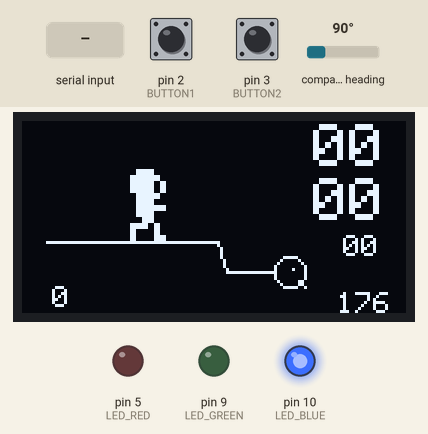
This sketch was run on a simulated Arduino Uno, built with avr-gcc and run on an emulated ATmega328P. Parts: 128×64 one-colour display, output pins drawn as LEDs (lit = HIGH). Inputs (shaded band) come from the test bench; at power-on: pin 2 (BUTTON1) HIGH, pin 3 (BUTTON2) HIGH, compass heading 90°. What the sketch prints to the serial monitor is not drawn.

Above: at 0.79 s.
1.4 s: "1\n" received over Serial
At 2.1 s:
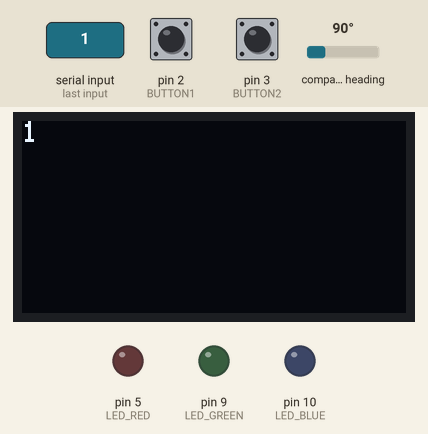
2.9 s: pin 2 (BUTTON1) pulled LOW for 3.2 s
At 6.6 s:
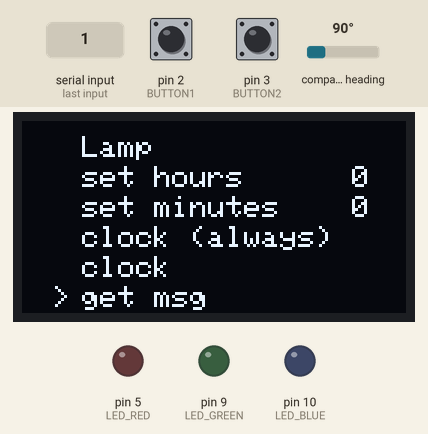
7.6 s: "0\n" received over Serial
9.2 s: pin 3 (BUTTON2) pulled LOW for 1 s
11.7 s: pin 2 (BUTTON1) driven LOW and pin 3 (BUTTON2) driven LOW
At 13.3 s:
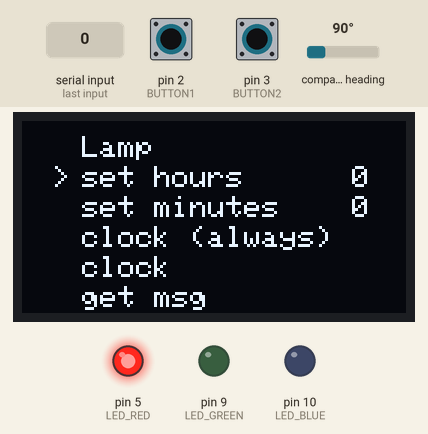
14.7 s: pin 3 (BUTTON2) driven HIGH
At 34.13 s:
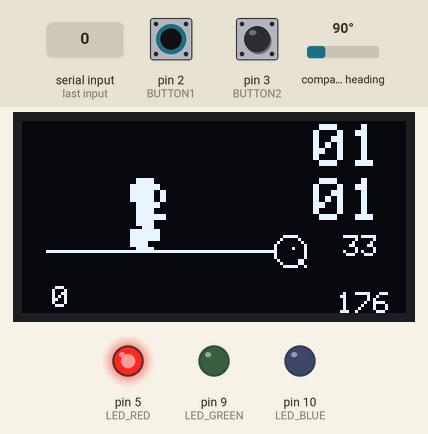
Timing chart, 0 to 35.6 s (numbered marks = the images above; inputs shaded):
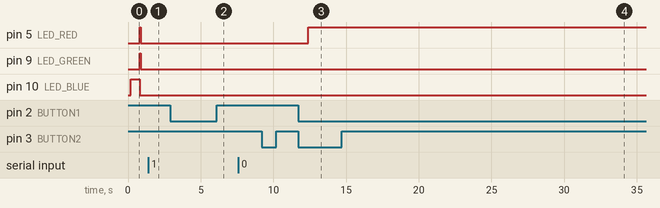

Measured:
- after the input at 1.4 s, the display: changes after 0.07 s (image 1)
- after the input at 2.9 s, the display: first changes after 0.48 s (image 2 shows a later state)
- after the input at 9.2 s, every drawn part: stays the same
- after the input at 11.7 s, pin 5 (LED_RED): LOW → HIGH after 0.68 s; the display: first changes after 0.47 s (image 3 shows a later state)
- after the input at 14.7 s, pin 5 (LED_RED): stays HIGH (without the input it goes to LOW after 5.7 s); pin 9 (LED_GREEN): stops changing and stays LOW; pin 10 (LED_BLUE): stays LOW (without the input it goes to HIGH after 3.0 s)
- what the display in image 3 shows lasts 0.6 s, from 12.9 s to 13.5 s
- what the display in image 4 shows lasts 0.5 s, from 33.9 s to 34.4 s

The sketch:

watch95.ino
```cpp
#include <MsTimer2.h>
#include "movies.h"

#include <Wire.h> //I2C Arduino Library
#include <Adafruit_Sensor.h>
#include <Adafruit_HMC5883_U.h>
Adafruit_HMC5883_Unified mag = Adafruit_HMC5883_Unified(12345);

#include <Adafruit_GFX.h>
#include <Adafruit_SSD1306.h>

// --------- HARDWARE SPI OLED: 11 -> MOSI/DIN, 13 -> SCK
#define OLED_CS    4
#define PIN_RESET  6
#define PIN_DC     8

#define BUTTON1    2
#define BUTTON2    3

#define LED_BLUE   10
#define LED_GREEN  9
#define LED_RED    5

#define SERIAL_SPEED   9600
#define DISPLAYSEC     3
#define DISPLAYDIMSEC  20
#define YMAGDELTA      30
#define DISPLAYTERMSEC 30

#define WARN_POWER 3243   // or try 3243, 3500, 3600
#define CHAR_TIME_REQUEST '~'

Adafruit_SSD1306 * oled = new Adafruit_SSD1306(PIN_DC, PIN_RESET, OLED_CS);

#define STOREAGE 28
#define STEPTRES 1.025

int  vcc;
bool powerlow = false;

short lasty;
unsigned int steps = 0;

byte  hours        = 0;
byte  minutes      = 0;
byte  seconds      = 0;
short tick         = 0;
byte terminalTick  = 0;
byte dsec          = DISPLAYSEC;

byte lamp = 0;
byte menu = 0;
bool alwaysClock = false;

struct Vec {
  short x;
  short y;
  short z;
  double leng;
};

Vec vnow = {1,1,1,1};
Vec vfirst = {1,1,1,1};
bool mfirst = true;

struct Midways {
  byte _basic;
  byte _val[STOREAGE];
  int  _nxt;
  float _mid;

  Midways() {
    _nxt = 0;
    _basic = 140;
    _mid = 140;
    for (int i=0; i<STOREAGE; ++i) {
      _val[i] = _basic;
    }
  }

  void add(short val) {
    static bool posi = false;
    val += 184;
    if (val == -188) val=0;
    val = map(val, 0,370, 0,255);
    _val[_nxt] = val;
    _nxt = (_nxt+1) % STOREAGE;
    _mid = midget();

    if (val > (_mid * STEPTRES)) {
      posi = true;
    }

    if (posi == true && val < (_mid/STEPTRES)) {
      steps++;
      posi = false;
    }
  }

  float midget() {
    float mid = 0;
    for (int i=0; i<STOREAGE; ++i) mid += _val[i];

    return mid/(float)STOREAGE;
  }

  void draw(byte x, byte y, float fak) {
    int id = _nxt-1;
    if (id < 0) id += STOREAGE;

    short lastx,lasty;
    short dx = x + 3*STOREAGE;
    short dy = y - fak*((float)_val[id] - _mid);

    for (int i=0; i<STOREAGE; ++i) {
      lastx = dx;
      lasty = dy;
      dx = x+3*(STOREAGE-i);
      dy = y - fak*((float)_val[id] - _mid);
      if (dy > 63) dy=63;
      if (dy < 0)  dy=0;
      if (i>2) {
        oled->drawLine(lastx, lasty, dx, dy, WHITE);
      } else {
        if (i==0) {
          oled->drawPixel(dx+1, dy-1, WHITE);
          oled->drawCircle(dx, dy, 5, WHITE);
          if (tick>4) oled->drawLine(dx+3, dy+3, dx+5, dy+5, WHITE);
        }
      }

      if (i==15) {
        if (tick<3) {
          oled->drawBitmap(dx-10, dy-24, movi1, 16, 24, WHITE);
        } else if (tick < 7) {
          oled->drawBitmap(dx-10, dy-24, movi2, 16, 24, WHITE);
        } else {
          oled->drawBitmap(dx-10, dy-24, movi3, 16, 24, WHITE);
        }
      }

      id--;
      if (id < 0) id += STOREAGE;
    }
  }
};

Midways msi;

void mesure() {
  static sensors_event_t event;
  mag.getEvent(&event);
  vnow.x = event.magnetic.x;
  vnow.y = event.magnetic.y;
  vnow.z = event.magnetic.z;

  vnow.leng = sqrt( sq((double)vnow.x) + sq((double)vnow.y) + sq((double)vnow.z) );

  if (mfirst) {
    mfirst = false;
    vfirst.x = vnow.x;
    vfirst.y = vnow.y;
    vfirst.z = vnow.z;
    vfirst.leng = vnow.leng;
  }
}

double skpro(Vec a, Vec b) {
  return ((double)a.x * (double)b.x) + ((double)a.y * (double)b.y) + ((double)a.z * (double)b.z);
}

void readVcc() {
  ADMUX = _BV(REFS0) | _BV(MUX3) | _BV(MUX2) | _BV(MUX1);
  delay(10); // Wait for Vref to settle
  ADCSRA |= _BV(ADSC); // Start conversion
  while (bit_is_set(ADCSRA,ADSC)); // measuring
  vcc = ADCL;
  vcc |= ADCH<<8;
  vcc = 1126400L / vcc;
}

void printClock() {
  oled->setTextSize(2);
  oled->setCursor(97,1);
  if (hours <10) oled->print('0');
  oled->print(hours);

  oled->setCursor(97,19);
  if (minutes <10) oled->print('0');
  oled->print(minutes);

  oled->setTextSize(1);
  oled->setCursor(107,38);
  if (seconds <10) oled->print('0');
  oled->print(seconds);
}

void printMenu() {
  byte y = 5;
  byte x = 20;
  oled->setTextSize(1);
  oled->setCursor(x, y);
  oled->print('L');
  oled->print('a');
  oled->print('m');
  oled->print('p');
  y=y+10;
  oled->setCursor(x, y);
  oled->print('s');
  oled->print('e');
  oled->print('t');
  oled->print(' ');
  oled->print('h');
  oled->print('o');
  oled->print('u');
  oled->print('r');
  oled->print('s');
  oled->setCursor(110, y);
  oled->print(hours);
  y=y+10;
  oled->setCursor(x, y);
  oled->print('s');
  oled->print('e');
  oled->print('t');
  oled->print(' ');
  oled->print('m');
  oled->print('i');
  oled->print('n');
  oled->print('u');
  oled->print('t');
  oled->print('e');
  oled->print('s');
  oled->setCursor(110, y);
  oled->print(minutes);
  y=y+10;
  oled->setCursor(x, y);
  oled->print('c');
  oled->print('l');
  oled->print('o');
  oled->print('c');
  oled->print('k');
  oled->print(' ');
  oled->print('(');
  oled->print('a');
  oled->print('l');
  oled->print('w');
  oled->print('a');
  oled->print('y');
  oled->print('s');
  oled->print(')');
  y=y+10;
  oled->setCursor(x, y);
  oled->print('c');
  oled->print('l');
  oled->print('o');
  oled->print('c');
  oled->print('k');
  y=y+10;
  oled->setCursor(x, y);
  oled->print('g');
  oled->print('e');
  oled->print('t');
  oled->print(' ');
  oled->print('m');
  oled->print('s');
  oled->print('g');

  oled->setCursor(10, 5 + (10*(menu-1)));
  oled->println('>');
}

inline void ticking() {
  tick = (tick+1) % 10;

  if (tick == 0) {
    if (terminalTick >= DISPLAYTERMSEC) terminalTick=0;
    if (terminalTick > 0) terminalTick++;
    seconds++;
    if(dsec < 250) dsec++;
  }
  if (seconds > 59) {
    minutes += seconds / 60;
    seconds  = seconds % 60;
  }
  if (minutes > 59) {
    hours  += minutes / 60;
    minutes = minutes % 60;
  }
  if (hours > 23) {
    hours = hours % 24;
  }
}

void serialEvent() {
  while (Serial.available()) {
    if (terminalTick == 0) {
      terminalTick = 1;
      oled->ssd1306_command(SSD1306_DISPLAYON);
      oled->dim(false);
      dsec = 0;
      oled->clearDisplay();
      oled->setCursor(0, 0);
    }
    char inChar = (char)Serial.read();
    oled->print(inChar);
    oled->display();
  }
}

void setup() {
  pinMode(BUTTON1, INPUT_PULLUP);
  pinMode(BUTTON2, INPUT_PULLUP);
  pinMode(LED_RED,   OUTPUT);
  pinMode(LED_GREEN, OUTPUT);
  pinMode(LED_BLUE,  OUTPUT);

  digitalWrite(LED_RED,   LOW);
  digitalWrite(LED_GREEN, LOW);
  digitalWrite(LED_BLUE,  LOW);

  Serial.begin(SERIAL_SPEED);

  mag.begin();
  delay(80);

  oled->begin(SSD1306_SWITCHCAPVCC);
  oled->clearDisplay();
  oled->setTextColor(WHITE);
  oled->setTextSize(1);
  oled->dim(false);
  oled->display();

  MsTimer2::set(100, ticking); // 100ms period
  MsTimer2::start();
}

void loop() {
  delay(33);

  lasty = vnow.y;
  mesure();
  msi.add( acos( skpro(vnow,vfirst) / (vnow.leng * vfirst.leng) ) * 57.3 );

  if (seconds == 10 || tick == 1) {
    readVcc();
    if (vcc < WARN_POWER && powerlow == false) {
      powerlow = true;
      Serial.print(vcc);
      Serial.println(" mV");
    } else {
      powerlow = false;
    }
  }

  // -------------------------------------------------

  // auto off
  if (dsec == DISPLAYDIMSEC && alwaysClock == false) {
    oled->dim(false);
    oled->ssd1306_command(SSD1306_DISPLAYOFF);
  }

  // auto dim
  if (dsec == DISPLAYSEC) oled->dim(true);

  // on if move
  if ( abs(lasty - vnow.y) > YMAGDELTA) {
    oled->ssd1306_command(SSD1306_DISPLAYON);
    oled->dim(false);
    dsec = 0;
  }

  // auto on every 2min
  if ( (seconds == 0) && (tick == 0) && (minutes%2 == 0) && menu == 0) {
    oled->ssd1306_command(SSD1306_DISPLAYON);
    oled->dim(false);
    dsec = 0;
  }

  // -------------------------------------------------

  if (powerlow) {
    analogWrite(LED_RED, 5*tick);
  } else {
    if (menu == 0) {
      if ( (seconds == 0) && (tick < 3) ) {
        digitalWrite(LED_BLUE, HIGH);
      } else if ( (seconds == 0) && (tick == 6) ) {
        digitalWrite(LED_RED, HIGH);
        digitalWrite(LED_GREEN, HIGH);
        digitalWrite(LED_BLUE, LOW);
      } else if ( (seconds == 0) && (tick > 6) ) {
        digitalWrite(LED_RED, LOW);
        digitalWrite(LED_GREEN, LOW);
        digitalWrite(LED_BLUE, LOW);
      }
    }
  }

  // -------------------------------------------------

  if (menu == 0) {
    // clock if not serial terminal is shown
    if (terminalTick == 0) {
      oled->setCursor(0, 0);
      oled->clearDisplay();
      printClock();
      msi.draw(5, 43, 0.75);
      oled->setCursor(10,55);
      oled->setTextSize(1);
      oled->print(steps);
      oled->setCursor(105,57);
      oled->setTextSize(1);
      oled->print(vcc-WARN_POWER);
      oled->print('%');
      oled->display();
    }
  } else if (menu == 1) {
    oled->ssd1306_command(SSD1306_DISPLAYON);
    oled->dim(false);
    dsec = 0;
    oled->clearDisplay();
    printMenu();
    oled->display();
    if (digitalRead(BUTTON2) == LOW) {
      delay(210);
      if (digitalRead(BUTTON2) == LOW) {
        lamp = (lamp+1) % 8;
        if (lamp == 1) {
          digitalWrite(LED_RED,   HIGH);
          digitalWrite(LED_GREEN, LOW);
          digitalWrite(LED_BLUE,  LOW);
        } else if (lamp == 2) {
          digitalWrite(LED_RED,   HIGH);
          digitalWrite(LED_GREEN, HIGH);
          digitalWrite(LED_BLUE,  LOW);
        } else if (lamp == 3) {
          digitalWrite(LED_RED,   HIGH);
          digitalWrite(LED_GREEN, HIGH);
          digitalWrite(LED_BLUE,  HIGH);
        } else if (lamp == 4) {
          digitalWrite(LED_RED,   LOW);
          digitalWrite(LED_GREEN, HIGH);
          digitalWrite(LED_BLUE,  HIGH);
        } else if (lamp == 5) {
          digitalWrite(LED_RED,   HIGH);
          digitalWrite(LED_GREEN, LOW);
          digitalWrite(LED_BLUE,  HIGH);
        } else if (lamp == 6) {
          digitalWrite(LED_RED,   LOW);
          digitalWrite(LED_GREEN, LOW);
          digitalWrite(LED_BLUE,  HIGH);
        } else if (lamp == 7) {
          digitalWrite(LED_RED,   LOW);
          digitalWrite(LED_GREEN, HIGH);
          digitalWrite(LED_BLUE,  LOW);
        } else {
          digitalWrite(LED_RED,   LOW);
          digitalWrite(LED_GREEN, LOW);
          digitalWrite(LED_BLUE,  LOW);
        }
      }
    }
  } else if (menu == 2) {
    oled->ssd1306_command(SSD1306_DISPLAYON);
    oled->dim(false);
    dsec = 0;
    oled->clearDisplay();
    printMenu();
    oled->display();
    if (digitalRead(BUTTON2) == LOW) {
      delay(200);
      if (digitalRead(BUTTON2) == LOW) hours = (hours+1)%24;
    }
  } else if (menu == 3) {
    oled->ssd1306_command(SSD1306_DISPLAYON);
    oled->dim(false);
    dsec = 0;
    oled->clearDisplay();
    printMenu();
    oled->display();
    if (digitalRead(BUTTON2) == LOW) {
      delay(200);
      if (digitalRead(BUTTON2) == LOW) minutes = (minutes+1)%60;
    }
  } else if (menu == 4) {
    oled->ssd1306_command(SSD1306_DISPLAYON);
    oled->dim(false);
    dsec = 0;
    oled->clearDisplay();
    printMenu();
    oled->display();
    if (digitalRead(BUTTON2) == LOW) {
      delay(200);
      if (digitalRead(BUTTON2) == LOW) {
        alwaysClock = true;
        menu = 0;
      }
    }
  } else if (menu == 5) {
    oled->ssd1306_command(SSD1306_DISPLAYON);
    oled->dim(false);
    dsec = 0;
    oled->clearDisplay();
    printMenu();
    oled->display();
    if (digitalRead(BUTTON2) == LOW) {
      delay(200);
      if (digitalRead(BUTTON2) == LOW) {
        alwaysClock = false;
        menu = 0;
      }
    }
  } else if (menu == 6) {
    oled->ssd1306_command(SSD1306_DISPLAYON);
    oled->dim(false);
    dsec = 0;
    oled->clearDisplay();
    printMenu();
    oled->display();
    if (digitalRead(BUTTON2) == LOW) {
      delay(200);
      if (digitalRead(BUTTON2) == LOW) {
        Serial.println(CHAR_TIME_REQUEST);
        alwaysClock = false;
        menu = 0;
      }
    }

  }

  // ---------------------------------------------------------

  if (digitalRead(BUTTON1) == LOW) {
    delay(100);
    if (digitalRead(BUTTON1) == LOW) {
      oled->ssd1306_command(SSD1306_DISPLAYON);
      oled->dim(false);
      dsec = 0;
      delay(300);
      if (digitalRead(BUTTON1) == LOW) {
        menu = (menu+1) % 7;
      }
    }
  }
}
```

movies.h
```cpp
static const uint8_t PROGMEM movi1[] = {
B00001111,B11000000,
B00001111,B11000000,
B00111111,B11110000,
B00111111,B11110000,
B00111111,B11001100,
B00111111,B11001100,
B00111111,B11001100,
B00111111,B11001100,
B00001111,B11110000,
B00001111,B11110000,
B00001111,B11000000,
B00001111,B11000000,
B00001111,B11111100,
B00001111,B11111100,
B00001111,B11000000,
B00001111,B11000000,
B00000011,B11000000,
B00000011,B11000000,
B00111111,B11110000,
B00111111,B11110000,
B11000000,B00001100,
B11000000,B00001100,
B00000000,B00001111,
B00000000,B00001111
};
static const uint8_t PROGMEM movi2[] = {
B00001111,B11000000,
B00001111,B11000000,
B00111111,B11110000,
B00111111,B11110000,
B00111111,B11001100,
B00111111,B11001100,
B00111111,B11001100,
B00111111,B11001100,
B00001111,B11110000,
B00001111,B11110000,
B00001111,B11000000,
B00001111,B11000000,
B00001111,B11111100,
B00001111,B11111100,
B00001111,B11000000,
B00001111,B11000000,
B00000011,B11000000,
B00000011,B11000000,
B00111111,B00110000,
B00111111,B00110000,
B00110000,B00110000,
B00110000,B00110000,
B00110000,B00111100,
B00110000,B00111100
};
static const uint8_t PROGMEM movi3[] = {
B00001111,B11000000,
B00001111,B11000000,
B00111111,B11110000,
B00111111,B11110000,
B00111111,B11001100,
B00111111,B11001100,
B00111111,B11001100,
B00111111,B11001100,
B00001111,B11110000,
B00001111,B11110000,
B00001111,B11000000,
B00001111,B11000000,
B00001111,B11111100,
B00001111,B11111100,
B00001111,B11000000,
B00001111,B11000000,
B00000011,B11000000,
B00111111,B11110000,
B00111111,B11110000,
B00111111,B11110000,
B00111111,B11110000,
B00111111,B00000000,
B00111111,B00000000
};
```
